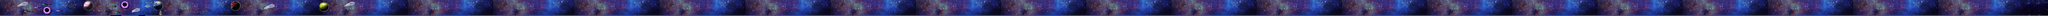

A 2D game scene composited from a Tiled map and its tileset images. What follows is a short description and the map's XML, with each tile layer's data collapsed to a summary:
An orthogonal 2500x20 tile map with 12x12 px tiles, 3 tile layers (background, foreground, RBImgs), 8 tilesets and 21 objects (4x long, 3x Floor, 3x short, 2x planet, 2x bh, ...).

<map version="1.0" orientation="orthogonal" renderorder="right-down" width="2500" height="20" tilewidth="12" tileheight="12" nextobjectid="33">
 <tileset firstgid="1" name="concrete_tileset" tilewidth="12" tileheight="12" tilecount="30625" columns="175">
  <image source="concrete_tileset.png" width="2100" height="2100" />
 </tileset>
 <tileset firstgid="30626" name="galaxy" tilewidth="12" tileheight="12" tilecount="13816" columns="157">
  <image source="JennieAssets/gal.png" width="1884" height="1064" />
 </tileset>
 <tileset firstgid="44442" name="asteroid" tilewidth="12" tileheight="12" tilecount="5618" columns="106">
  <image source="JennieAssets/asteroid.png" width="1280" height="637" />
 </tileset>
 <tileset firstgid="50060" name="platforms" tilewidth="12" tileheight="12" tilecount="256" columns="16">
  <image source="JennieAssets/platforms.png" width="200" height="200" />
 </tileset>
 <tileset firstgid="50316" name="asteroidbelt" tilewidth="12" tileheight="12" tilecount="5618" columns="106">
  <image source="JennieAssets/asteroidbelt.png" width="1280" height="637" />
 </tileset>
 <tileset firstgid="55934" name="planets" tilewidth="12" tileheight="12" tilecount="5618" columns="106">
  <image source="JennieAssets/planets.png" width="1280" height="637" />
 </tileset>
 <tileset firstgid="61552" name="blackhole" tilewidth="12" tileheight="12" tilecount="5618" columns="106">
  <image source="JennieAssets/blackh.png" width="1280" height="637" />
 </tileset>
 <tileset firstgid="67170" name="spaceship" tilewidth="12" tileheight="12" tilecount="5618" columns="106">
  <image source="JennieAssets/spaceships.png" width="1280" height="637" />
 </tileset>
 <layer name="background" width="2500" height="20">
  <data>[50000 cells, 50000 non-empty, 2319 distinct tile ids]</data>
 </layer>
 <layer name="foreground" width="2500" height="20">
  <data>[50000 cells, 1563 non-empty, 1042 distinct tile ids]</data>
 </layer>
 <objectgroup name="platforms">
  <object id="4" name="Floor" x="-28379" y="228" width="29998" height="11" />
  <object id="9" name="front wall" x="196" y="-1" width="8" height="236" />
  <object id="10" name="back wall" x="2399" y="0" width="11" height="235" />
  <object id="11" name="short" x="504" y="107" width="93" height="21" />
  <object id="12" name="long" x="615" y="55" width="135" height="21" />
  <object id="13" name="long" x="348" y="163" width="145" height="21" />
  <object id="14" name="short" x="827" y="148" width="93" height="21" />
  <object id="17" name="asteroid ceiling" x="914" y="39" width="204" height="85" />
  <object id="18" name="planet" x="1229" y="19" width="131" height="134">
   <ellipse />
  </object>
  <object id="19" name="planet" x="2250" y="19" width="132" height="134">
   <ellipse />
  </object>
  <object id="21" name="Floor" x="2128" y="227" width="664" height="14" />
  <object id="26" name="short" x="1678" y="173" width="92" height="18" />
  <object id="27" name="long" x="1438" y="155" width="135" height="15" />
  <object id="29" name="long" x="1570" y="82" width="135" height="15" />
  <object id="30" name="Floor" x="1776" y="228" width="254" height="11" />
 </objectgroup>
 <layer name="RBImgs" width="2500" height="20">
  <data>[50000 cells, 509 non-empty, 266 distinct tile ids]</data>
 </layer>
 <objectgroup name="RB">
  <object id="15" name="bh" x="620" y="98" width="152" height="141" />
  <object id="22" name="crater" x="1621" y="228" width="153" height="12" />
  <object id="24" name="bh" x="1767" y="18" width="130" height="111" />
  <object id="31" name="crater" x="2032" y="229" width="95" height="10" />
 </objectgroup>
 <objectgroup name="EOL">
  <object id="5" name="level end" x="2319.97" y="159.041" width="62" height="66" rotation="-0.0759387" />
  <object id="8" name="level start" x="215" y="191" width="47" height="35" />
 </objectgroup>
</map>
